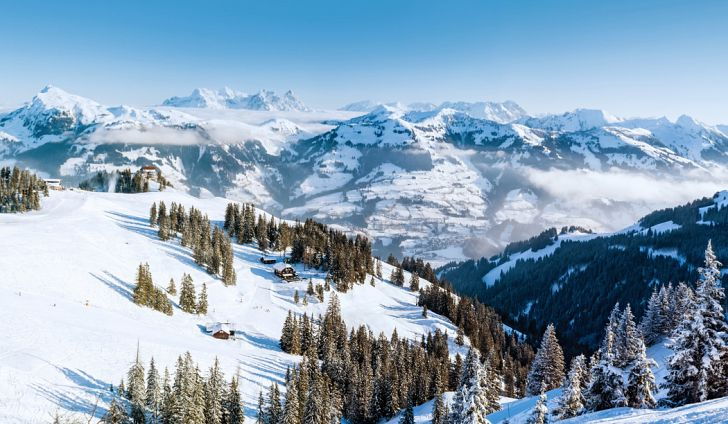
#> input picture cartoon_effect/picture.jpg, 728 x 424 px
$ python cartoon.py
#> lines starting #> are read from the running program, lines starting #| are printed output that depends on the picture; after the words box and inside, x2 and y2 are one past the last pixel; in counts of white or black regions, pixels touching at a corner belong together
import cv2
import numpy as np

img = cv2.imread("picture.jpg")
#> img is the input picture: shape (424, 728, 3); mean B, G, R 182.5, 161.4, 136.1


# 1) Edges
gray = cv2.cvtColor(img, cv2.COLOR_BGR2GRAY)
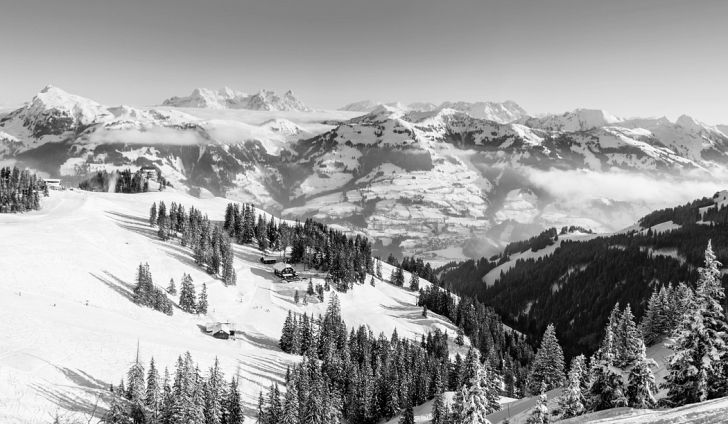
#> gray: shape (424, 728); min 0, max 255, mean 156.2
gray = cv2.medianBlur(gray, 5)
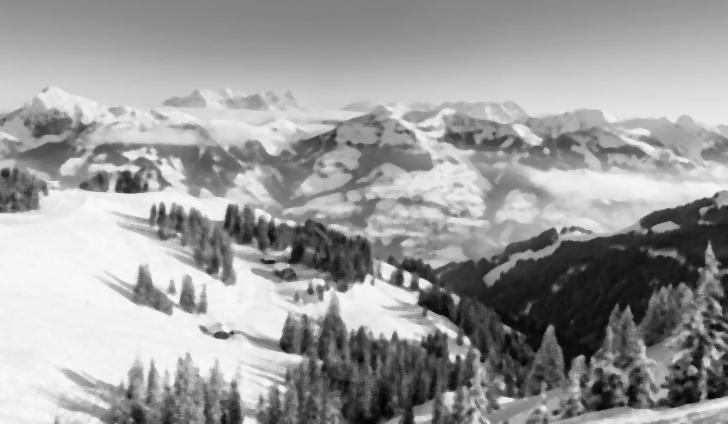
#> gray: shape (424, 728); min 1, max 250, mean 156
edges = cv2.adaptiveThreshold(gray, 255, cv2.ADAPTIVE_THRESH_MEAN_C, cv2.THRESH_BINARY, 9, 9)
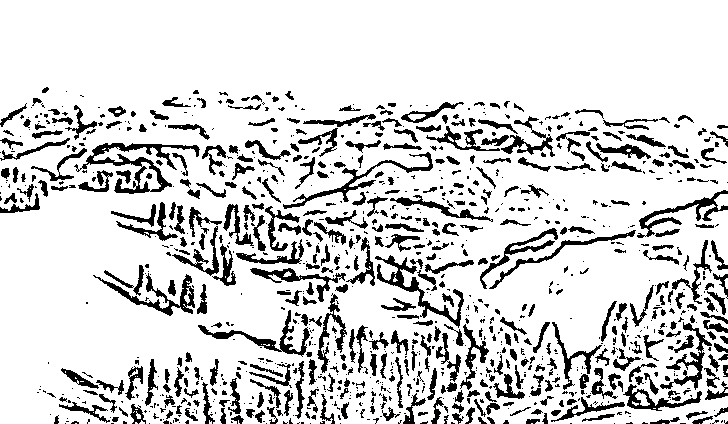
#> edges: shape (424, 728); 83.7% white; 1048 black regions (613 under 20 px), largest, box (x1, y1, x2, y2) and area: (74, 143, 200, 194) 1600, (375, 255, 464, 328) 1067, (93, 273, 195, 316) 930

# 2) Color
color = cv2.bilateralFilter(img, 9, 300, 300)
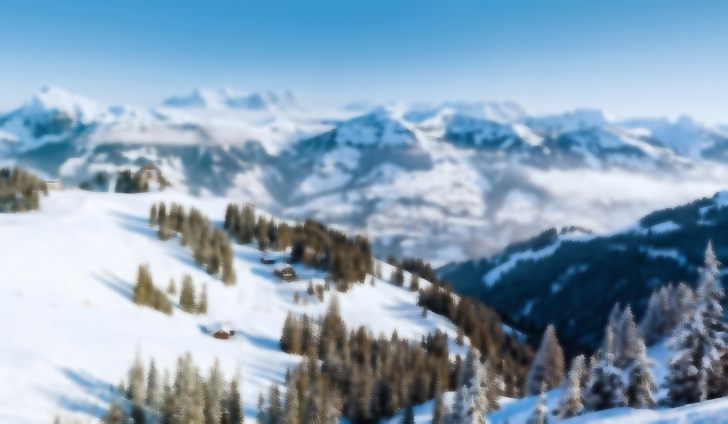
#> color: shape (424, 728, 3); mean B, G, R 182.4, 161.3, 136

# 3) Cartoon
cartoon = cv2.bitwise_and(color, color, mask=edges)
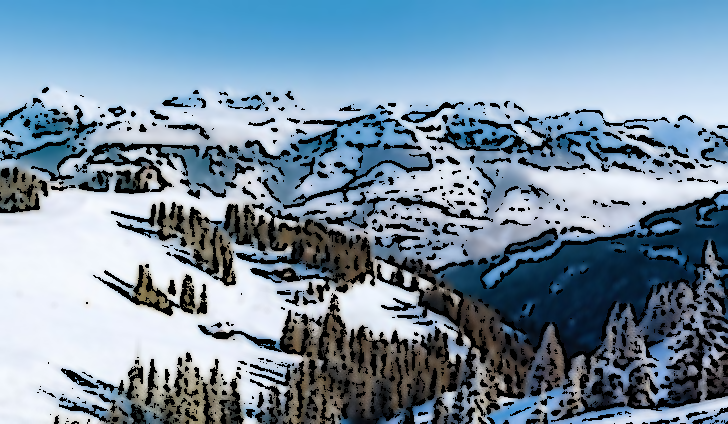
#> cartoon: shape (424, 728, 3); mean B, G, R 161.1, 142.4, 119.9

#cv2.imshow("image", img)
cv2.imshow("cartoon", cartoon)
#cv2.imshow("color", color)
#cv2.imshow("edges", edges)
cv2.waitKey(0)
cv2.destroyAllWindows()
